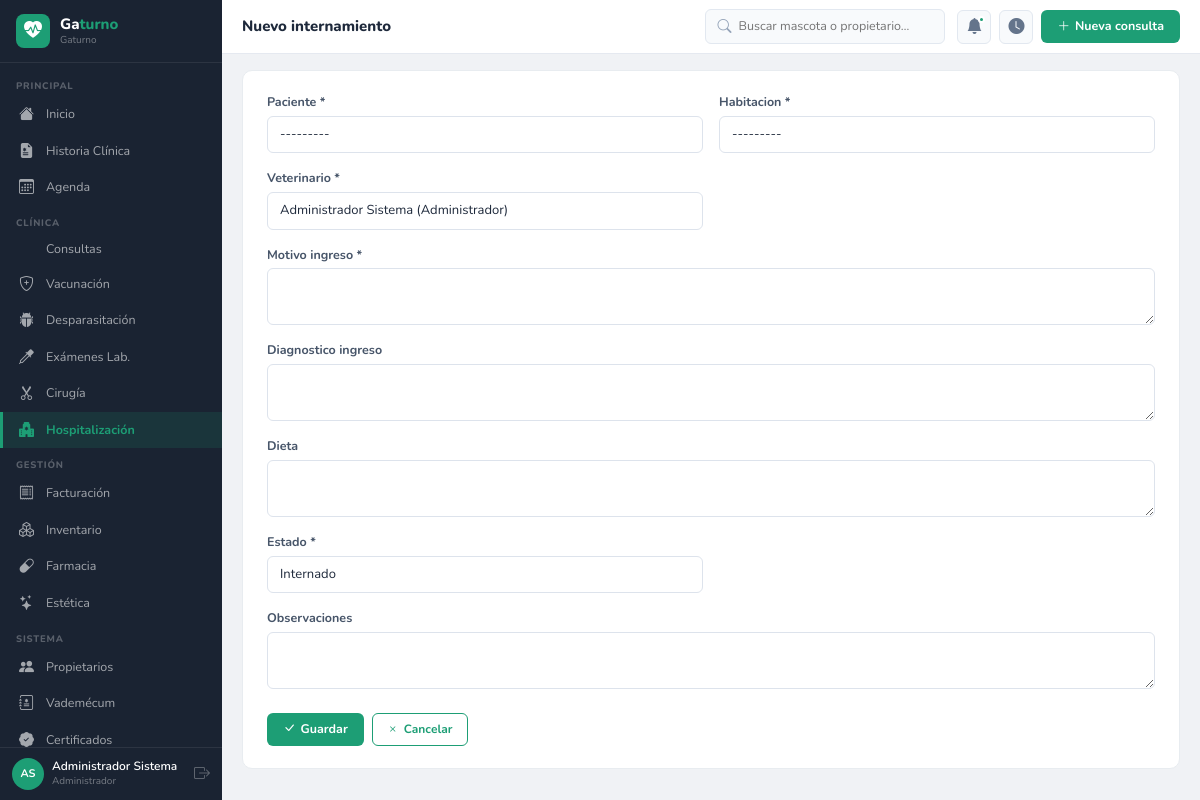
The page /hospitalizacion/nuevo/ (signed in) on the database its author committed.
### apps/accounts/models.py (models this page shows)
class Usuario(AbstractUser):
    ROLES = [('admin','Administrador'),('veterinario','Veterinario'),
             ('asistente','Asistente'),('recepcionista','Recepcionista'),('esteticista','Esteticista')]
    rol = models.CharField(max_length=20, choices=ROLES, default='recepcionista')
    telefono = models.CharField(max_length=20, blank=True)
    foto = models.ImageField(upload_to='usuarios/', blank=True, null=True)
    matricula = models.CharField(max_length=30, blank=True)
    especialidad = models.CharField(max_length=100, blank=True)
    class Meta:
        verbose_name='Usuario'; verbose_name_plural='Usuarios'
    def __str__(self):
        return f'{self.get_full_name() or self.username} ({self.get_rol_display()})'
    @property
    def nombre_completo(self):
        return self.get_full_name() or self.username
    @property
    def es_veterinario(self):
        return self.rol in ['veterinario', 'admin']
    @property
    def iniciales(self):
        fn = (self.first_name or '')[:1].upper()
        ln = (self.last_name or '')[:1].upper()
        return (fn + ln) or self.username[:2].upper()

### apps/hospitalizacion/views.py (the view)
# urls.py: path('nuevo/',views.crear,name='crear'),
@login_required
def crear(request):
    initial={}
    if request.GET.get('paciente'): initial['paciente']=request.GET['paciente']
    if request.user.es_veterinario: initial['veterinario']=request.user.pk
    form=InternamientoForm(request.POST or None,initial=initial)
    if form.is_valid():
        obj=form.save();messages.success(request,'Internamiento registrado.');return redirect('hospitalizacion:detalle',pk=obj.pk)
    return render(request,'hospitalizacion/form.html',{'form':form,'titulo':'Nuevo internamiento'})

### apps/hospitalizacion/forms.py
class InternamientoForm(forms.ModelForm):
    class Meta:
        model=Internamiento
        fields=['paciente','habitacion','veterinario','motivo_ingreso','diagnostico_ingreso','dieta','estado','observaciones']
        widgets={'paciente':forms.Select(attrs={'class':'form-select'}),'habitacion':forms.Select(attrs={'class':'form-select'}),'veterinario':forms.Select(attrs={'class':'form-select'}),'motivo_ingreso':forms.Textarea(attrs={'class':'form-control','rows':2}),'diagnostico_ingreso':forms.Textarea(attrs={'class':'form-control','rows':2}),'dieta':forms.Textarea(attrs={'class':'form-control','rows':2}),'estado':forms.Select(attrs={'class':'form-select'}),'observaciones':forms.Textarea(attrs={'class':'form-control','rows':2})}

### apps/accounts/templatetags/vetclinic_tags.py (called while the page is built)
@register.filter
def widget_class(field):
    return field.field.widget.__class__.__name__

### apps/hospitalizacion/models.py (called while the page is built)
    def __str__(self): return f'Hab. {self.numero} ({self.get_tipo_display()})'

### templates/hospitalizacion/form.html (shortened to what this page needs)
{% extends 'base/base.html' %}
{% load widget_tweaks %}
{% load vetclinic_tags %}
{% block page_title %}{{ titulo }}{% endblock %}
{% block content %}
<div class="form-card">
<form method="post" enctype="multipart/form-data">{% csrf_token %}
<div class="row g-3">
{% for field in form %}
<div class="{% if 'Textarea' in field|widget_class %}col-12{% else %}col-md-6{% endif %}">
  <label class="form-label">{{ field.label }}{% if field.field.required %} *{% endif %}</label>
  {% render_field field %}
</div>
{% endfor %}
</div>
<div class="d-flex gap-2 mt-4">
  <button type="submit" class="btn-vc"><i class="bi bi-check-lg"></i> Guardar</button>
  <a href="javascript:history.back()" class="btn-ol"><i class="bi bi-x"></i> Cancelar</a>
</div>
</form>
</div>
{% endblock %}

### templates/base/base.html (shortened to what this page needs)
<!DOCTYPE html>
<html lang="es">
<head>
<link rel="stylesheet" href="https://cdn.jsdelivr.net/npm/bootstrap@5.3.2/dist/css/bootstrap.min.css">
<link rel="stylesheet" href="https://cdn.jsdelivr.net/npm/bootstrap-icons@1.11.3/font/bootstrap-icons.min.css">
{% load static %}<link rel="stylesheet" href="{% static 'css/vetclinic.css' %}">
</head>
<body>
<nav class="vc-sb" id="sidebar">
  <div class="sb-brand">
    <div class="sb-ic"><i class="bi bi-heart-pulse-fill"></i></div>
    <div><div class="sb-nm">Ga<em>turno</em></div><span class="sb-sub">{{ CLINICA_NOMBRE }}</span></div>
  </div>
  <div class="sb-nav">
    <div class="nav-sec">Principal</div>
    <a href="{% url 'reportes:dashboard' %}" class="nav-link {% if request.resolver_match.namespace == 'reportes' %}active{% endif %}"><i class="bi bi-house-fill"></i><span>Inicio</span></a>
    <a href="{% url 'pacientes:lista' %}" class="nav-link "><i class="bi bi-file-earmark-medical-fill"></i><span>Historia Clínica</span></a>
    <a href="{% url 'agenda:lista' %}" class="nav-link "><i class="bi bi-calendar3"></i><span>Agenda</span></a>
    <div class="nav-sec">Clínica</div>
    <a href="{% url 'consultas:lista' %}" class="nav-link {% if request.resolver_match.namespace == 'consultas' %}active{% endif %}"><span>Consultas</span></a>
    <a href="{% url 'vacunacion:lista' %}" class="nav-link {% if request.resolver_match.namespace == 'vacunacion' %}active{% endif %}"><i class="bi bi-shield-plus"></i><span>Vacunación</span></a>
    <a href="{% url 'desparasitacion:lista' %}" class="nav-link {% if request.resolver_match.namespace == 'desparasitacion' %}active{% endif %}"><i class="bi bi-bug-fill"></i><span>Desparasitación</span></a>
    <a href="{% url 'examenes:lista' %}" class="nav-link {% if request.resolver_match.namespace == 'examenes' %}active{% endif %}"><i class="bi bi-eyedropper"></i><span>Exámenes Lab.</span></a>
    <a href="{% url 'cirugia:lista' %}" class="nav-link {% if request.resolver_match.namespace == 'cirugia' %}active{% endif %}"><i class="bi bi-scissors"></i><span>Cirugía</span></a>
    <a href="{% url 'hospitalizacion:lista' %}" class="nav-link {% if request.resolver_match.namespace == 'hospitalizacion' %}active{% endif %}"><i class="bi bi-hospital-fill"></i><span>Hospitalización</span></a>
    <div class="nav-sec">Gestión</div>
    <a href="{% url 'facturacion:lista' %}" class="nav-link {% if request.resolver_match.namespace == 'facturacion' %}active{% endif %}"><i class="bi bi-receipt"></i><span>Facturación</span></a>
    <a href="{% url 'inventario:lista' %}" class="nav-link {% if request.resolver_match.namespace == 'inventario' %}active{% endif %}"><i class="bi bi-boxes"></i><span>Inventario</span></a>
    <a href="{% url 'farmacia:lista' %}" class="nav-link {% if request.resolver_match.namespace == 'farmacia' %}active{% endif %}"><i class="bi bi-capsule"></i><span>Farmacia</span></a>
    <a href="{% url 'estetica:lista' %}" class="nav-link {% if request.resolver_match.namespace == 'estetica' %}active{% endif %}"><i class="bi bi-stars"></i><span>Estética</span></a>
    <div class="nav-sec">Sistema</div>
    <a href="{% url 'propietarios:lista' %}" class="nav-link {% if request.resolver_match.namespace == 'propietarios' %}active{% endif %}"><i class="bi bi-people-fill"></i><span>Propietarios</span></a>
    <a href="{% url 'vademecum:lista' %}" class="nav-link {% if request.resolver_match.namespace == 'vademecum' %}active{% endif %}"><i class="bi bi-journal-medical"></i><span>Vademécum</span></a>
    <a href="{% url 'certificados:lista' %}" class="nav-link {% if request.resolver_match.namespace == 'certificados' %}active{% endif %}"><i class="bi bi-patch-check-fill"></i><span>Certificados</span></a>
  </div>
  <div class="sb-user">
    <div class="u-av">{{ request.user.iniciales }}</div>
    <div><div class="u-nm">{{ request.user.nombre_completo }}</div><div class="u-role">{{ request.user.get_rol_display }}</div></div>
    <a href="{% url 'accounts:logout' %}" class="u-out" title="Salir"><i class="bi bi-box-arrow-right"></i></a>
  </div>
</nav>
<div class="vc-main">
  <header class="vc-top">
    <div class="top-tit">{% block page_title %}Gaturno{% endblock %}</div>
    <div class="top-srch">
      <i class="bi bi-search"></i>
      <input type="text" id="globalSearch" placeholder="Buscar mascota o propietario…" autocomplete="off">
    </div>
    <div class="top-acts">
      <div class="top-btn"><i class="bi bi-bell-fill"></i><div class="top-dot"></div></div>
      <a href="{% url 'agenda:sala_espera' %}" class="top-btn" title="Sala de espera"><i class="bi bi-clock-fill"></i></a>
      <a href="{% url 'consultas:crear' %}" class="btn-vc"><i class="bi bi-plus-lg"></i> Nueva consulta</a>
    </div>
  </header>
  <div class="vc-cnt">{% block content %}{% endblock %}</div>
</div>
{% load static %}<script src="{% static 'js/vetclinic.js' %}"></script>
</body>
</html>

### static/css/vetclinic.css (style rules this page uses)
:root { --vc:#1D9E75;--vc-dk:#0F6E56;--vc-lt:#E1F5EE;--amb:#EF9F27;--amb-dk:#BA7517;--amb-lt:#FAEEDA;--pink:#D4537E;--blue:#378ADD;--blue-lt:#E6F1FB;--coral:#D85A30;--purple:#7F77DD;--purple-lt:#EEEDFE;--green:#639922;--green-lt:#EAF3DE;--red:#E24B4A;--red-lt:#FCEBEB;--sb:#1a2332;--sbw:222px;--top:54px;--f:'Nunito',sans-serif;--r:10px;--rs:6px }
*,*::before,*::after { box-sizing:border-box;margin:0;padding:0 }
body { font-family:var(--f);font-size:13.5px;background:#f0f2f5;color:#2d3748 }
a { text-decoration:none;color:inherit }
.vc-sb { position:fixed;left:0;top:0;bottom:0;width:var(--sbw);background:var(--sb);display:flex;flex-direction:column;z-index:100;transition:transform .25s }
.vc-main { margin-left:var(--sbw);min-height:100vh;display:flex;flex-direction:column }
.sb-brand { display:flex;align-items:center;gap:10px;padding:14px 16px;border-bottom:1px solid rgba(255,255,255,.08);flex-shrink:0 }
.sb-ic { width:34px;height:34px;border-radius:8px;background:var(--vc);display:flex;align-items:center;justify-content:center;color:#fff;font-size:18px;flex-shrink:0 }
.sb-nm { color:#fff;font-size:15px;font-weight:800;line-height:1.2 }
.sb-nm em { color:var(--vc);font-style:normal }
.sb-sub { color:rgba(255,255,255,.4);font-size:10px;display:block }
.sb-nav { flex:1;overflow-y:auto;padding:6px 0 }
.nav-sec { padding:10px 16px 3px;color:rgba(255,255,255,.28);font-size:9.5px;letter-spacing:.8px;text-transform:uppercase;font-weight:800 }
.nav-link { display:flex;align-items:center;gap:9px;padding:7px 16px;color:rgba(255,255,255,.6);border-left:3px solid transparent;font-size:12.5px;transition:all .15s }
.nav-link i { font-size:15px;width:18px;flex-shrink:0 }
.nav-link.active { background:rgba(29,158,117,.15);color:var(--vc);border-left-color:var(--vc);font-weight:700 }
.sb-user { padding:10px 12px;border-top:1px solid rgba(255,255,255,.08);display:flex;align-items:center;gap:8px;flex-shrink:0 }
.u-av { width:32px;height:32px;border-radius:50%;background:var(--vc);display:flex;align-items:center;justify-content:center;color:#fff;font-size:11px;font-weight:700;flex-shrink:0 }
.u-nm { color:#fff;font-size:12px;font-weight:600;line-height:1.3 }
.u-role { color:rgba(255,255,255,.4);font-size:10px }
.u-out { margin-left:auto;color:rgba(255,255,255,.3);font-size:16px }
.vc-top { height:var(--top);background:#fff;border-bottom:1px solid #e5e9f0;display:flex;align-items:center;gap:12px;padding:0 20px;position:sticky;top:0;z-index:50;flex-shrink:0 }
.top-tit { font-size:15px;font-weight:800;color:#1e293b;flex:1 }
.top-srch { position:relative;background:#f8fafc;border:1px solid #e2e8f0;border-radius:var(--rs);display:flex;align-items:center;gap:7px;padding:6px 11px;width:240px }
.top-srch i { color:#94a3b8;font-size:14px }
.top-srch input { background:none;border:none;outline:none;font-size:12.5px;font-family:var(--f);width:100% }
.top-acts { display:flex;align-items:center;gap:8px }
.top-btn { width:34px;height:34px;border-radius:var(--rs);background:#f8fafc;border:1px solid #e2e8f0;display:flex;align-items:center;justify-content:center;cursor:pointer;position:relative }
.top-btn i { font-size:16px;color:#64748b }
.top-dot { position:absolute;top:5px;right:5px;width:7px;height:7px;background:var(--vc);border-radius:50%;border:2px solid #fff }
.btn-vc { background:var(--vc);color:#fff!important;border:none;border-radius:var(--rs);padding:7px 16px;font-size:12.5px;font-weight:700;cursor:pointer;display:inline-flex;align-items:center;gap:5px;transition:background .15s;font-family:var(--f) }
.btn-ol { background:none;border:1.5px solid var(--vc);color:var(--vc)!important;border-radius:var(--rs);padding:6px 14px;font-size:12px;font-weight:700;cursor:pointer;display:inline-flex;align-items:center;gap:5px;transition:all .15s;font-family:var(--f) }
.vc-cnt { padding:16px 20px;flex:1;display:flex;flex-direction:column;gap:14px }
.form-card { background:#fff;border-radius:var(--r);border:1px solid #e8ecf0;padding:22px 24px;margin-bottom:14px }
label.form-label { font-size:12.5px;font-weight:700;color:#475569;margin-bottom:4px;display:block }
.form-control,.form-select { font-family:var(--f);font-size:13px;border:1px solid #dde3ec;border-radius:var(--rs);padding:8px 12px;width:100%;transition:border-color .15s,box-shadow .15s;color:#1e293b;background:#fff }
textarea.form-control { resize:vertical }

### rows shown on the page
Usuario: user.iniciales "AS", user.nombre_completo "Administrador Sistema", user.rol "Administrador"

### other values the page prints
{{ CLINICA_NOMBRE }} "Gaturno"
{{ titulo }} "Nuevo internamiento"
{{ field.label }} "Paciente" "Habitacion" "Veterinario" "Motivo ingreso" "Diagnostico ingreso" "Dieta" "Estado" "Observaciones"
